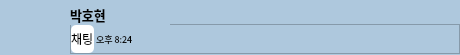
<?xml version="1.0" encoding="UTF-8"?>
<ui version="4.0">
 <class>Form</class>
 <widget class="QWidget" name="Form">
  <property name="geometry">
   <rect>
    <x>0</x>
    <y>0</y>
    <width>460</width>
    <height>55</height>
   </rect>
  </property>
  <property name="minimumSize">
   <size>
    <width>460</width>
    <height>55</height>
   </size>
  </property>
  <property name="maximumSize">
   <size>
    <width>460</width>
    <height>55</height>
   </size>
  </property>
  <property name="windowTitle">
   <string>Form</string>
  </property>
  <widget class="QWidget" name="widget" native="true">
   <property name="geometry">
    <rect>
     <x>0</x>
     <y>0</y>
     <width>460</width>
     <height>55</height>
    </rect>
   </property>
   <property name="styleSheet">
    <string notr="true">background-color: rgb(174, 200, 221);</string>
   </property>
   <widget class="QFrame" name="frame">
    <property name="geometry">
     <rect>
      <x>70</x>
      <y>24</y>
      <width>390</width>
      <height>30</height>
     </rect>
    </property>
    <property name="frameShape">
     <enum>QFrame::StyledPanel</enum>
    </property>
    <property name="frameShadow">
     <enum>QFrame::Raised</enum>
    </property>
    <layout class="QHBoxLayout" name="horizontalLayout">
     <property name="spacing">
      <number>0</number>
     </property>
     <property name="leftMargin">
      <number>0</number>
     </property>
     <property name="topMargin">
      <number>0</number>
     </property>
     <property name="rightMargin">
      <number>0</number>
     </property>
     <property name="bottomMargin">
      <number>0</number>
     </property>
     <item>
      <widget class="QLabel" name="label">
       <property name="minimumSize">
        <size>
         <width>0</width>
         <height>0</height>
        </size>
       </property>
       <property name="font">
        <font>
         <family>G마켓 산스 TTF Medium</family>
        </font>
       </property>
       <property name="styleSheet">
        <string notr="true">background-color: rgb(255, 255, 255);
border-width:1px;
border-color:white;
border-radius:5px;
</string>
       </property>
       <property name="text">
        <string>채팅</string>
       </property>
      </widget>
     </item>
     <item>
      <widget class="QLabel" name="label_4">
       <property name="font">
        <font>
         <family>G마켓 산스 TTF Medium</family>
         <pointsize>7</pointsize>
        </font>
       </property>
       <property name="text">
        <string> 오후 8:24</string>
       </property>
      </widget>
     </item>
     <item>
      <spacer name="horizontalSpacer">
       <property name="orientation">
        <enum>Qt::Horizontal</enum>
       </property>
       <property name="sizeHint" stdset="0">
        <size>
         <width>361</width>
         <height>20</height>
        </size>
       </property>
      </spacer>
     </item>
    </layout>
   </widget>
   <widget class="QLabel" name="label_2">
    <property name="geometry">
     <rect>
      <x>0</x>
      <y>0</y>
      <width>60</width>
      <height>55</height>
     </rect>
    </property>
    <property name="text">
     <string/>
    </property>
    <property name="pixmap">
     <pixmap>../ui_img/kpf.png</pixmap>
    </property>
    <property name="scaledContents">
     <bool>true</bool>
    </property>
   </widget>
   <widget class="QLabel" name="label_3">
    <property name="geometry">
     <rect>
      <x>70</x>
      <y>5</y>
      <width>100</width>
      <height>20</height>
     </rect>
    </property>
    <property name="font">
     <font>
      <family>G마켓 산스 TTF Medium</family>
      <pointsize>10</pointsize>
      <weight>75</weight>
      <bold>true</bold>
     </font>
    </property>
    <property name="text">
     <string>박호현</string>
    </property>
    <property name="alignment">
     <set>Qt::AlignLeading|Qt::AlignLeft|Qt::AlignVCenter</set>
    </property>
   </widget>
  </widget>
 </widget>
 <resources/>
 <connections/>
</ui>
